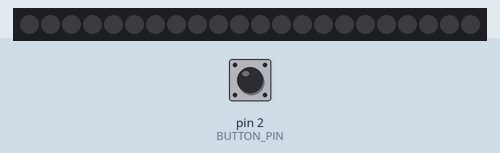
A sketch run on a simulated Arduino Uno, built with avr-gcc and run on an emulated ATmega328P. On the bench: 22 RGB LEDs in strip order, left to right. The inputs (shaded band) are chosen by the test bench; at power-on: pin 2 (BUTTON_PIN) HIGH.

Above: at 1.2 s.
1.3 s: pin 2 (BUTTON_PIN) pulled LOW for 3.2 s
At 3.68 s:
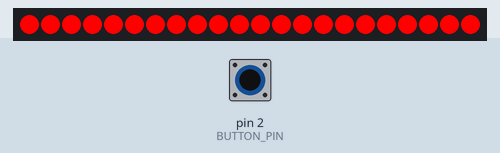
5.1 s: pin 2 (BUTTON_PIN) pulled LOW for 1 s
At 5.53 s:
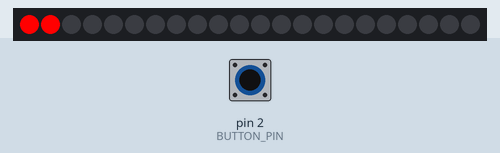
6.7 s: pin 2 (BUTTON_PIN) pulled LOW for 3.2 s
At 9.1 s:
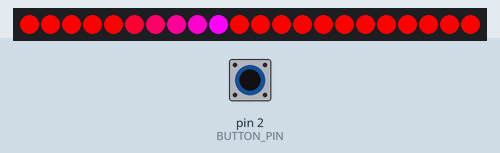
10.5 s: pin 2 (BUTTON_PIN) pulled LOW for 0.15 s
At 11.6 s:
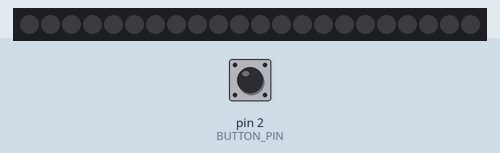
Timing chart, 0 to 13.1 s (numbered marks = the images above; inputs shaded):
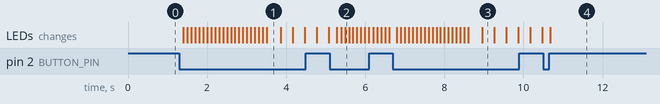

The sketch:

redQueenV0.ino
```cpp
//LIBRARY DEPENDENCIES//
#include <Adafruit_NeoPixel.h>
#ifdef __AVR__
  #include <avr/power.h>
#endif

//DIGITAL PIN SETUP//
#define BUTTON_PIN 2
#define PIXEL_PIN 3
#define PIXEL_COUNT 22

//ANALOG PIN SETUP//

//I2C PIN SETUP//

//NEOPIXEL GLOBAL VARIABLES//
Adafruit_NeoPixel strip(PIXEL_COUNT, PIXEL_PIN, NEO_GRB + NEO_KHZ800);
#define oldState HIGH
#define ledChargeTimer 100
#define ledPulseTimer 25
#define ledUnloadTimer 8
#define ChargeColor strip.Color(255,0,0)
#define PulseColor strip.Color(255,255,0)
#define ChargeColorR 255
#define ChargeColorG 0
#define ChargeColorB 0
#define PulseColorR 255
#define PulseColorG 0
#define PulseColorB 255
#define PulseLength 5

//LED PROGRAM GLOBAL VARIABLES//
unsigned long LastTime = 0;
int ChargeIndex = 0;
bool LastButtonState = false;
int PulseIndex = 0;

//ADD ADDITIONAL STATES HERE//
enum StateId{
  State_Uncharged,
  State_Charged,
  State_Unload,
};
StateId CurrentStateId = State_Uncharged;

//DEFINED STATES//
//DEFAULT STATE; SWORD HAS NO OR INCOMPLETE CHARGE//
void loop_Uncharged(){

  if (isButtonLow()){
    if(!LastButtonState){
      LastTime = millis();
      LastButtonState = true;
    }
    unsigned long elapsedTime = millis() - LastTime;
    if(elapsedTime >= ledChargeTimer){
      LastTime = millis();
      if(ChargeIndex < strip.numPixels())
        ++ChargeIndex;
      else
        CurrentStateId = State_Charged;
    }
  } else {
    if(LastButtonState){
      LastTime = millis();
      LastButtonState = false;
    }
    unsigned long elapsedTime = millis() - LastTime;
    if(elapsedTime >= ledChargeTimer){
      LastTime = millis();
      if(ChargeIndex > 0)
        --ChargeIndex;
    }
  }


}
//MAINTAINS SWORD CHARGE ONCE CHARGE HITS MAXIMUM//
void loop_Charged(){

  unsigned long elapsedTime = millis() - LastTime;
  if(elapsedTime >= ledPulseTimer){
    LastTime = millis();
    if(PulseIndex < strip.numPixels())
      ++PulseIndex;
    else
      PulseIndex = 0;
  }

  // TEMPORARY CODE TO UNLOAD BY PUSHING THE BUTTON
  if (isButtonLow()){
    if(!LastButtonState){
      //
      LastTime = millis();
      ChargeIndex = 0;
      PulseIndex = 0;
      CurrentStateId = State_Unload;
      //
      LastButtonState = true;
    }
  }
  else{
    if(LastButtonState){
      LastButtonState = false;
    }
  }
}
//DISCHARGES SWORD AND RESETS STATE BACK TO THE BEGINNING//
void loop_Unload(){

    unsigned long elapsedTime = millis() - LastTime;
    if(elapsedTime >= ledUnloadTimer){
      LastTime = millis();
      if(ChargeIndex < strip.numPixels())
        ++ChargeIndex;
      else
      {
        ChargeIndex = 0;
        PulseIndex = 0;
        CurrentStateId = State_Uncharged;
      }
    }
}

//DEFINE BUTTONS PINMODE//
void buttonSetup() {
  pinMode(BUTTON_PIN, INPUT_PULLUP);
}
//CHECKS TO SEE WHILE BUTTON IS DOWN//
bool isButtonLow(){
  boolean currentButtonState = digitalRead(BUTTON_PIN);
  return currentButtonState == LOW;
}
//SETUP COMMANDS FOR LED STRIP//
void LEDStripSetup() {

  //INITIATE LEDS WITH ADAFRUIT NEOPIXEL LIBRARY//
  strip.begin();
  strip.show();
}

void setup() {

  //SET SERIAL.BEGIN TO 57600//
  Serial.begin(57600);

  //USER SETUP FUNCTIONS//
  buttonSetup();
  LEDStripSetup();

  //DEFAULT STARTING VALUES//
  LastTime = millis();
  ChargeIndex = 0;
  LastButtonState = false;
  CurrentStateId = State_Uncharged;
  PulseIndex = 0;
}
void loop() {

  switch(CurrentStateId)
  {
    case State_Uncharged:
      loop_Uncharged();
      break;
    case State_Charged:
      loop_Charged();
      break;
    case State_Unload:
      loop_Unload();
      break;
  }


  for(int i=0; i < strip.numPixels(); ++i) {
    int r = 0;
    int g = 0;
    int b = 0;
    if(CurrentStateId == State_Unload){
      if(i >= ChargeIndex){
        r = ChargeColorR;
        g = ChargeColorG;
        b = ChargeColorB;
      } else{
        r = 0;
        g = 0;
        b = 0;
      }
    }
    else{
      if(i < ChargeIndex){
        r = ChargeColorR;
        g = ChargeColorG;
        b = ChargeColorB;
      } else{
        r = 0;
        g = 0;
        b = 0;
      }
      int pulseDistance = PulseIndex - i - 1;
      if(pulseDistance >= 0 && pulseDistance < PulseLength){
        int chargeNom = pulseDistance;
        int chargeDem = PulseLength;
        int pulseNom = PulseLength - pulseDistance;
        int pulseDem = PulseLength;
        r = r * chargeNom / chargeDem + PulseColorR * pulseNom / pulseDem;
        g = g * chargeNom / chargeDem + PulseColorG * pulseNom / pulseDem;
        b = b * chargeNom / chargeDem + PulseColorB * pulseNom / pulseDem;
        if(r > 255) r = 255;
        if(g > 255) g = 255;
        if(b > 255) b = 255;
      }
    }
    strip.setPixelColor(i, strip.Color((uint8_t)r,(uint8_t)g,(uint8_t)b));
  }
  strip.show();


}
```

Measured:
- after the input at 1.3 s, the LEDs: first change after 0.10 s (image 1 shows a later state)
- after the input at 5.1 s, the LEDs: first change after 0.18 s (image 2 shows a later state)
- after the input at 10.5 s, the LEDs: change after 0.18 s (image 4)
